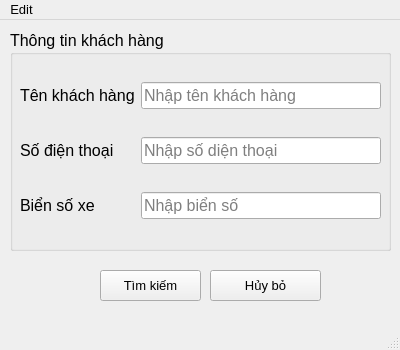
<?xml version="1.0" encoding="UTF-8"?>
<ui version="4.0">
 <class>MainWindow</class>
 <widget class="QMainWindow" name="MainWindow">
  <property name="geometry">
   <rect>
    <x>0</x>
    <y>0</y>
    <width>400</width>
    <height>350</height>
   </rect>
  </property>
  <property name="font">
   <font>
    <pointsize>10</pointsize>
   </font>
  </property>
  <property name="windowTitle">
   <string>Tra cứu dữ liệu</string>
  </property>
  <widget class="QWidget" name="centralwidget">
   <widget class="QGroupBox" name="GB_informatin_custom">
    <property name="geometry">
     <rect>
      <x>10</x>
      <y>10</y>
      <width>381</width>
      <height>221</height>
     </rect>
    </property>
    <property name="font">
     <font>
      <pointsize>12</pointsize>
     </font>
    </property>
    <property name="title">
     <string>Thông tin khách hàng</string>
    </property>
    <widget class="QWidget" name="layoutWidget">
     <property name="geometry">
      <rect>
       <x>10</x>
       <y>30</y>
       <width>361</width>
       <height>181</height>
      </rect>
     </property>
     <layout class="QGridLayout" name="LT_informatin_custom">
      <item row="0" column="0">
       <widget class="QLabel" name="label_name_custom">
        <property name="font">
         <font>
          <pointsize>12</pointsize>
         </font>
        </property>
        <property name="text">
         <string>Tên khách hàng</string>
        </property>
       </widget>
      </item>
      <item row="0" column="1">
       <widget class="QLineEdit" name="LE_name_custom">
        <property name="placeholderText">
         <string>Nhập tên khách hàng</string>
        </property>
       </widget>
      </item>
      <item row="1" column="0">
       <widget class="QLabel" name="label_phone_number">
        <property name="font">
         <font>
          <pointsize>12</pointsize>
         </font>
        </property>
        <property name="text">
         <string>Số điện thoại</string>
        </property>
       </widget>
      </item>
      <item row="1" column="1">
       <widget class="QLineEdit" name="LE_phone_number">
        <property name="placeholderText">
         <string>Nhập số diện thoại</string>
        </property>
       </widget>
      </item>
      <item row="2" column="0">
       <widget class="QLabel" name="label_number_car">
        <property name="font">
         <font>
          <pointsize>12</pointsize>
         </font>
        </property>
        <property name="text">
         <string>Biển số xe</string>
        </property>
       </widget>
      </item>
      <item row="2" column="1">
       <widget class="QLineEdit" name="LE_number_car">
        <property name="placeholderText">
         <string>Nhập biển số</string>
        </property>
       </widget>
      </item>
     </layout>
    </widget>
   </widget>
   <widget class="QPushButton" name="BT_search">
    <property name="geometry">
     <rect>
      <x>100</x>
      <y>250</y>
      <width>101</width>
      <height>31</height>
     </rect>
    </property>
    <property name="text">
     <string>Tìm kiếm</string>
    </property>
   </widget>
   <widget class="QPushButton" name="BT_cancel">
    <property name="geometry">
     <rect>
      <x>210</x>
      <y>250</y>
      <width>111</width>
      <height>31</height>
     </rect>
    </property>
    <property name="text">
     <string>Hủy bỏ</string>
    </property>
   </widget>
  </widget>
  <widget class="QMenuBar" name="menubar">
   <property name="geometry">
    <rect>
     <x>0</x>
     <y>0</y>
     <width>400</width>
     <height>26</height>
    </rect>
   </property>
   <widget class="QMenu" name="menuEdit">
    <property name="title">
     <string>Edit</string>
    </property>
    <addaction name="actionOpen"/>
    <addaction name="actionNew"/>
    <addaction name="actionSave_as"/>
    <addaction name="actionSave"/>
   </widget>
   <addaction name="menuEdit"/>
  </widget>
  <widget class="QStatusBar" name="statusbar"/>
  <action name="actionOpen">
   <property name="text">
    <string>Open</string>
   </property>
  </action>
  <action name="actionNew">
   <property name="text">
    <string>New</string>
   </property>
  </action>
  <action name="actionSave_as">
   <property name="text">
    <string>Save as</string>
   </property>
  </action>
  <action name="actionSave">
   <property name="text">
    <string>Save</string>
   </property>
  </action>
 </widget>
 <resources/>
 <connections/>
</ui>
